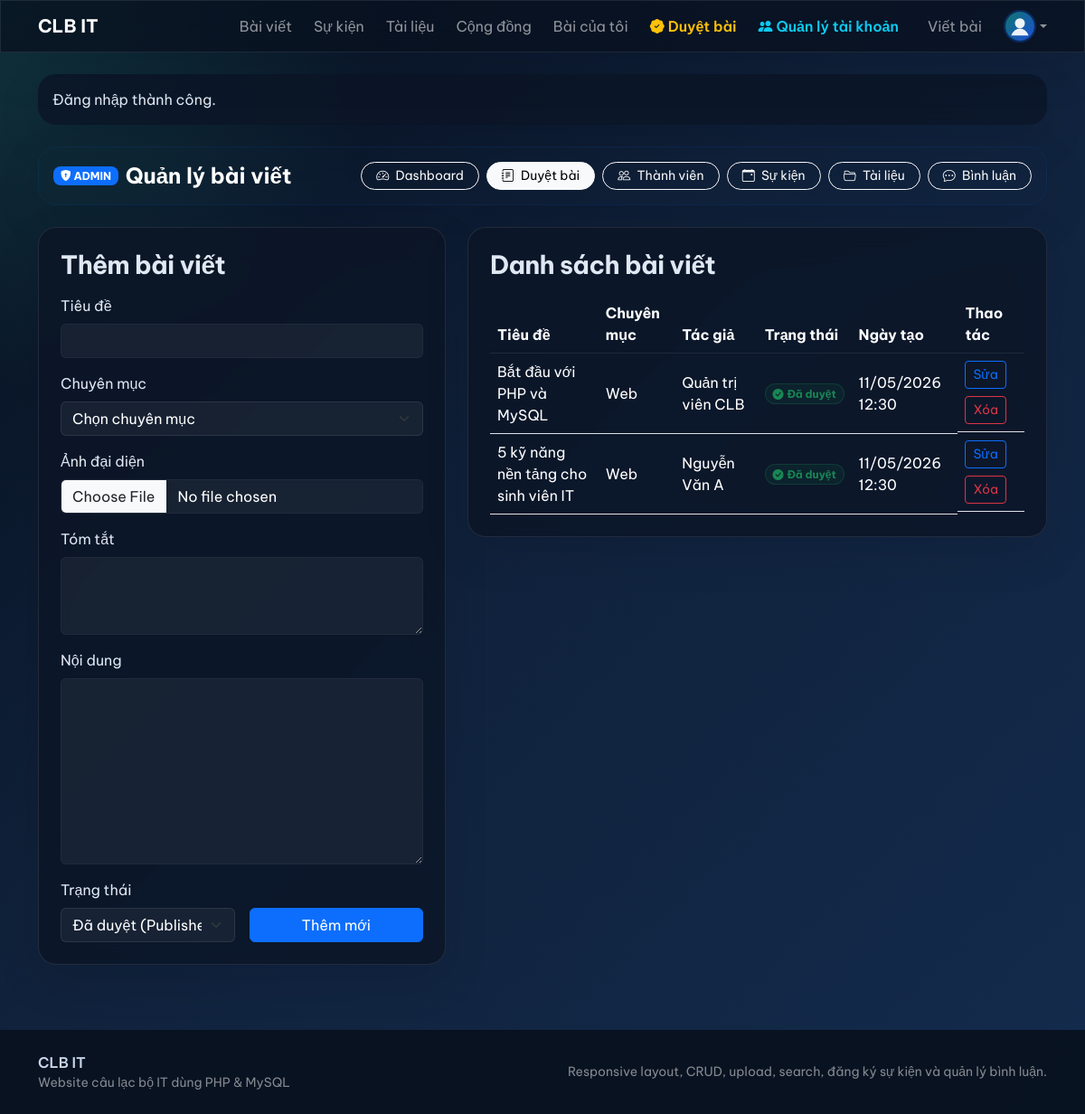
Screenshot of /admin/posts.php (signed in) with the database file from the repository.
### tables this page shows
CREATE TABLE posts (
    id INT AUTO_INCREMENT PRIMARY KEY,
    title VARCHAR(255) NOT NULL,
    slug VARCHAR(255) NOT NULL UNIQUE,
    excerpt VARCHAR(300) NOT NULL,
    content LONGTEXT NOT NULL,
    image VARCHAR(255) NULL,
    images TEXT NULL,
    files TEXT NULL,
    category_id INT NOT NULL,
    user_id INT NOT NULL,
    status ENUM('draft', 'published', 'pending') NOT NULL DEFAULT 'pending',
    privacy ENUM('public', 'private') NOT NULL DEFAULT 'public',
    published_at DATETIME NULL,
    created_at TIMESTAMP DEFAULT CURRENT_TIMESTAMP,
    updated_at TIMESTAMP DEFAULT CURRENT_TIMESTAMP ON UPDATE CURRENT_TIMESTAMP,
    CONSTRAINT fk_posts_category FOREIGN KEY (category_id) REFERENCES categories(id) ON DELETE RESTRICT,
    CONSTRAINT fk_posts_user FOREIGN KEY (user_id) REFERENCES users(id) ON DELETE CASCADE,
    INDEX idx_posts_category (category_id),
    INDEX idx_posts_user (user_id),
    INDEX idx_posts_status_date (status, published_at)
);

CREATE TABLE categories (
    id INT AUTO_INCREMENT PRIMARY KEY,
    name VARCHAR(100) NOT NULL UNIQUE,
    slug VARCHAR(120) NOT NULL UNIQUE,
    created_at TIMESTAMP DEFAULT CURRENT_TIMESTAMP,
    updated_at TIMESTAMP DEFAULT CURRENT_TIMESTAMP ON UPDATE CURRENT_TIMESTAMP
);

CREATE TABLE users (
    id INT AUTO_INCREMENT PRIMARY KEY,
    fullname VARCHAR(100) NOT NULL,
    email VARCHAR(120) NOT NULL UNIQUE,
    password VARCHAR(255) NOT NULL,
    avatar VARCHAR(255) NULL,
    bio TEXT NULL,
    skills VARCHAR(255) NULL,
    role ENUM('admin', 'member') NOT NULL DEFAULT 'member',
    status ENUM('active', 'locked') NOT NULL DEFAULT 'active',
    created_at TIMESTAMP DEFAULT CURRENT_TIMESTAMP,
    updated_at TIMESTAMP DEFAULT CURRENT_TIMESTAMP ON UPDATE CURRENT_TIMESTAMP,
    INDEX idx_users_role_status (role, status)
);

### includes/functions.php (called while the page is built, shortened)
<?php
function e(?string $value): string
{
    return htmlspecialchars((string) $value, ENT_QUOTES, 'UTF-8');
}
function format_datetime(?string $value): string
{
    return date('d/m/Y H:i', strtotime($value));
}
function short_text(?string $value, int $limit = 140): string
{
    $value = trim((string) $value);
    if (mb_strlen($value) <= $limit) {
        return $value;
    }
    return mb_substr($value, 0, $limit - 3) . '...';
}

### config/database.php (called while the page is built, shortened)
<?php
function db(): PDO
{
    static $pdo = null;
    if ($pdo instanceof PDO) {
        return $pdo;
    }
    $dsn = 'mysql:host=' . DB_HOST . ';dbname=' . DB_NAME . ';charset=utf8mb4';
    $pdo = new PDO($dsn, DB_USER, DB_PASS, [
        PDO::ATTR_ERRMODE => PDO::ERRMODE_EXCEPTION,
        PDO::ATTR_DEFAULT_FETCH_MODE => PDO::FETCH_ASSOC,
        PDO::ATTR_EMULATE_PREPARES => false,
    ]);
    return $pdo;
}

### admin/posts.php (the view, shortened to what this page needs)
<?php
require_once __DIR__ . '/../config/database.php';
require_once __DIR__ . '/../includes/functions.php';
$editPost = null;
$posts = db()->query("SELECT p.*, c.name AS category_name, u.fullname AS author_name
    FROM posts p
    INNER JOIN categories c ON c.id = p.category_id
    INNER JOIN users u ON u.id = p.user_id
    ORDER BY p.created_at DESC")->fetchAll();
require_once __DIR__ . '/../includes/header.php';
?>
<div class="row g-4">
    <div class="col-lg-5">
        <div class="clubit-card p-4">
            <h3 class="section-title mb-3"><?php echo $editPost ? 'Sửa bài viết' : 'Thêm bài viết'; ?></h3>
            <form method="post" enctype="multipart/form-data" class="row g-3">
                <div class="col-12">
                    <label class="form-label">Tiêu đề</label>
                    <input type="text" name="title" class="form-control" value="<?php echo e((string) ($editPost['title'] ?? '')); ?>" required>
                </div>
                <div class="col-12">
                    <label class="form-label">Chuyên mục</label>
                    <select name="category_id" class="form-select" required>
                        <option value="">Chọn chuyên mục</option>
                    </select>
                </div>
                <div class="col-12">
                    <label class="form-label">Ảnh đại diện</label>
                    <input type="file" name="image" class="form-control" accept="image/*">
                </div>
                <div class="col-12">
                    <label class="form-label">Tóm tắt</label>
                    <textarea name="excerpt" class="form-control" rows="3" required><?php echo e((string) ($editPost['excerpt'] ?? '')); ?></textarea>
                </div>
                <div class="col-12">
                    <label class="form-label">Nội dung</label>
                    <textarea name="content" class="form-control" rows="8" required><?php echo e((string) ($editPost['content'] ?? '')); ?></textarea>
                </div>
                <div class="col-6">
                    <label class="form-label">Trạng thái</label>
                    <select name="status" class="form-select">
                        <option value="published" <?php echo ($editPost['status'] ?? 'published') === 'published' ? 'selected' : ''; ?>>Đã duyệt (Published)</option>
                    </select>
                </div>
                <div class="col-6 d-grid align-self-end">
                    <button class="btn btn-primary"><?php echo $editPost ? 'Cập nhật' : 'Thêm mới'; ?></button>
                </div>
            </form>
        </div>
    </div>
    <div class="col-lg-7">
        <div class="clubit-card p-4">
            <h3 class="section-title mb-3">Danh sách bài viết</h3>
            <div class="table-responsive">
                <table class="table table-clubit align-middle mb-0">
                    <thead>
                        <tr>
                            <th class="text-white">Tiêu đề</th>
                            <th class="text-white">Chuyên mục</th>
                            <th class="text-white">Tác giả</th>
                            <th class="text-white">Trạng thái</th>
                            <th class="text-white">Ngày tạo</th>
                            <th class="text-white">Thao tác</th>
                        </tr>
                    </thead>
                    <tbody>
                        <?php foreach ($posts as $post): ?>
                            <tr>
                                <td class="text-white"><?php echo e(short_text($post['title'], 40)); ?></td>
                                <td class="text-white"><?php echo e($post['category_name']); ?></td>
                                <td class="text-white"><?php echo e($post['author_name']); ?></td>
                                <td>
                                    <?php if ($post['status'] === 'pending'): ?>
                                        <span class="badge bg-warning bg-opacity-10 text-warning px-2.5 py-1.5 border border-warning border-opacity-25 rounded-pill d-inline-flex align-items-center gap-1"><i class="bi bi-hourglass-split"></i> Chờ duyệt</span>
                                    <?php elseif ($post['status'] === 'published'): ?>
                                        <span class="badge bg-success bg-opacity-10 text-success px-2.5 py-1.5 border border-success border-opacity-25 rounded-pill d-inline-flex align-items-center gap-1"><i class="bi bi-check-circle-fill"></i> Đã duyệt</span>
                                    <?php elseif ($post['status'] === 'draft'): ?>
                                        <span class="badge bg-secondary bg-opacity-10 text-secondary px-2.5 py-1.5 border border-secondary border-opacity-25 rounded-pill d-inline-flex align-items-center gap-1"><i class="bi bi-pencil-fill"></i> Bản nháp</span>
                                    <?php else: ?>
                                        <span class="badge bg-info bg-opacity-10 text-info px-2.5 py-1.5 border border-info border-opacity-25 rounded-pill d-inline-flex align-items-center gap-1"><i class="bi bi-archive-fill"></i> Lưu trữ</span>
                                    <?php endif; ?>
                                </td>
                                <td class="text-white"><?php echo e(format_datetime($post['created_at'])); ?></td>
                                <td class="d-flex gap-2 flex-wrap">
                                    <?php if ($post['status'] === 'pending'): ?>
                                        <form method="post" style="display:inline;">
                                            <input type="hidden" name="action" value="publish">
                                            <input type="hidden" name="id" value="<?php echo (int) $post['id']; ?>">
                                            <button class="btn btn-outline-success btn-sm">✅ Duyệt</button>
                                        </form>
                                        <form method="post" style="display:inline;">
                                            <input type="hidden" name="action" value="reject">
                                            <input type="hidden" name="id" value="<?php echo (int) $post['id']; ?>">
                                            <button class="btn btn-outline-warning btn-sm">❌ Từ chối</button>
                                        </form>
                                    <?php else: ?>
                                        <a class="btn btn-outline-primary btn-sm" href="?edit=<?php echo (int) $post['id']; ?>">Sửa</a>
                                    <?php endif; ?>
                                    <form method="post" onsubmit="return confirm('Xóa bài viết này?');" style="display:inline;">
                                        <button class="btn btn-outline-danger btn-sm">Xóa</button>
                                    </form>
                                </td>
                            </tr>
                        <?php endforeach; ?>
                    </tbody>
                </table>
            </div>
        </div>
    </div>
</div>
<?php require_once __DIR__ . '/../includes/footer.php'; ?>

### assets/css/app.css (style rules this page uses)
:root, [data-theme="dark"] { --clubit-bg: #07111f; --clubit-bg-gradient: radial-gradient(circle at top left, rgba(54, 194, 180, 0.2), transparent 25%), linear-gradient(135deg, #07111f 0%, #10213a 42%, #132b4d 100%); --clubit-surface: rgba(12, 21, 39, 0.84); --clubit-card: rgba(12, 21, 39, 0.82); --clubit-accent: #36c2b4; --clubit-accent-2: #1d4ed8; --clubit-text: #dfe8f3; --clubit-muted: #93a4ba; --clubit-border: rgba(255, 255, 255, 0.09); --clubit-nav-bg: rgba(8, 17, 31, 0.76); --clubit-dropdown-bg: #0c1527; --clubit-dropdown-color: #dfe8f3; --clubit-dropdown-border: rgba(255, 255, 255, 0.09); --clubit-dropdown-hover-bg: rgba(54, 194, 180, 0.16); --clubit-input-bg: rgba(255, 255, 255, 0.05); --clubit-input-border: rgba(255, 255, 255, 0.09); --clubit-input-color: #ffffff; --clubit-chat-msg-other: rgba(255, 255, 255, 0.05); --clubit-chat-msg-mine: rgba(54, 194, 180, 0.12); --clubit-chat-msg-other-border: rgba(255, 255, 255, 0.08); --clubit-chat-msg-mine-border: rgba(54, 194, 180, 0.22); }
* { box-sizing: border-box; }
body { font-family: 'Be Vietnam Pro', sans-serif; background: var(--clubit-bg-gradient); color: var(--clubit-text); transition: background 0.3s ease, color 0.3s ease; display: flex; flex-direction: column; min-height: 100vh; }
body.clubit-logged-in { background: var(--clubit-bg-gradient); color: var(--clubit-text); }
.navbar-glass, .clubit-card, .clubit-panel, .sidebar-glass { backdrop-filter: blur(18px); border: 1px solid var(--clubit-border); box-shadow: 0 18px 50px rgba(2, 8, 23, 0.12); transition: border-color 0.3s ease, box-shadow 0.3s ease; }
.clubit-card, .clubit-panel { background: var(--clubit-card); border-radius: 1.25rem; color: var(--clubit-text); }
.section-title { font-weight: 700; letter-spacing: -0.02em; }
.table-clubit { --bs-table-bg: transparent; color: inherit; }
.table-clubit thead th { color: white !important; border-bottom-color: rgba(255, 255, 255, 0.08); }
.table-clubit tbody td { color: white !important; }
body.clubit-logged-in .table-clubit tbody tr td { color: white !important; }
body.clubit-logged-in .table-clubit thead th { color: white !important; }
.form-control, .form-select { background-color: var(--clubit-input-bg) !important; border-color: var(--clubit-input-border) !important; color: var(--clubit-input-color) !important; transition: background-color 0.3s ease, border-color 0.3s ease, color 0.3s ease; }
.form-select option { background-color: var(--clubit-dropdown-bg) !important; color: var(--clubit-dropdown-color) !important; }
.form-control::placeholder { color: var(--clubit-muted) !important; opacity: 0.75; }

### rows the page displays
posts: title "Bắt đầu với PHP và MySQL", category.name "Web", user.fullname "Quản trị viên CLB", status "published" (drawn), created_at "11/05/2026 12:30"
posts: title "5 kỹ năng nền tảng cho sinh viên IT", category.name "Web", user.fullname "Nguyễn Văn A", status "published" (drawn), created_at "11/05/2026 12:30"

### other values shown
APP_NAME "CLB IT"
$flash['message'] "Đăng nhập thành công."
$pageTitle "Quản lý bài viết"
